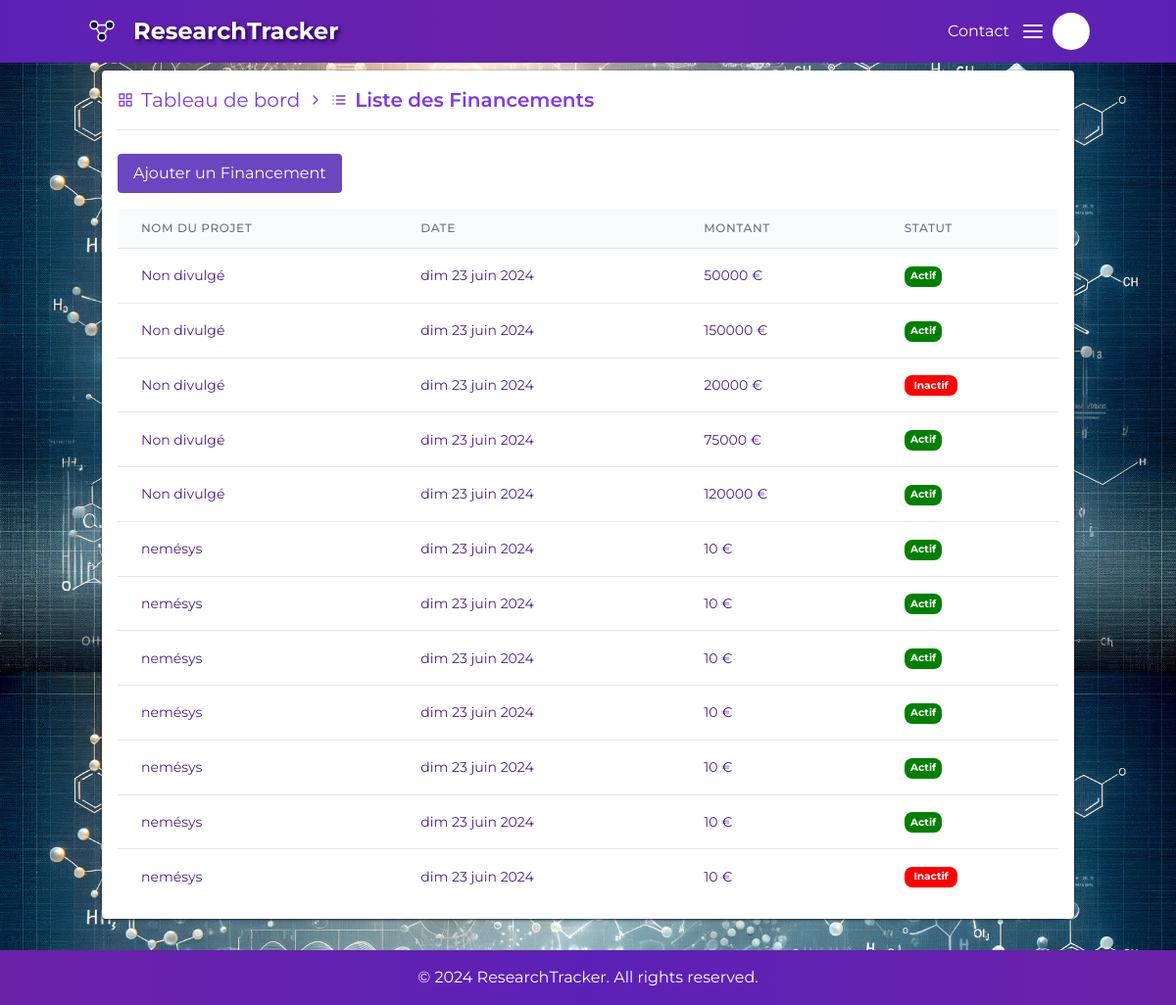
The app's page /fundings/list/ with its own data.
### fundings/models.py (models this page shows, shortened)
class Funding(models.Model):
    name = models.CharField(max_length=200)
    amount = models.IntegerField(default=10, validators=[MinValueValidator(10), MaxValueValidator(100000)])
    start_date = models.DateField(default=datetime.date.today)
    project = models.CharField(max_length=200, null=True, blank=True)
    user = models.ForeignKey(CustomUser, on_delete=models.CASCADE, null=True)
    active = models.BooleanField(default=True)
    class Meta:
        verbose_name = 'Donateur'
        verbose_name_plural = 'Donateurs'

### fundings/views.py (the view)
# urls.py: path('list/', FundingListView.as_view(), name='funding-list'),
class FundingListView(ListView):
    model = Funding
    template_name = 'fundings/funding-list.html'
    context_object_name = 'fundings'
    def get_context_data(self, **kwargs):
        context = super().get_context_data(**kwargs)
        context['form'] = FundingForm()  # Ajouter le formulaire au contexte
        return context

### fundings/templates/fundings/funding-list.html (shortened to what this page needs)
{% extends "base.html" %}
{% block content %}
    <div class="container mx-auto mt-2 mb-4 bg-white text-violet-900 rounded shadow shadow-gray-800 p-4">
        <nav class="flex items-center text-xl mb-4 t text-violet-600 space-x-2">
            <a href="{% url 'dashboard' %}" class="flex items-center hover:underline">
                <i data-feather="grid" class="mr-2 md-icon feather-icon"></i>Tableau de bord</a>
            <i data-feather="chevron-right" class="mr-2 md-icon feather-icon"></i>
            <i data-feather="list" class="mr-2 md-icon feather-icon"></i><span class="font-semibold">Liste des Financements</span>
        </nav>
        <hr class="my-2">
        <button id="openModalButton" class="btn-save my-4 ">Ajouter un Financement</button>
        <table class="min-w-full divide-y divide-gray-200">
            <thead>
            <tr>
                <th scope="col"
                    class="px-6 py-3 bg-gray-50 text-left text-xs font-medium text-gray-500 uppercase tracking-wider">
                    Nom du projet
                </th>
                <th scope="col"
                    class="px-6 py-3 bg-gray-50 text-left text-xs font-medium text-gray-500 uppercase tracking-wider">
                    Date
                </th>
                <th scope="col"
                    class="px-6 py-3 bg-gray-50 text-left text-xs font-medium text-gray-500 uppercase tracking-wider">
                    Montant
                </th>
                <th scope="col"
                    class="px-6 py-3 bg-gray-50 text-left text-xs font-medium text-gray-500 uppercase tracking-wider">
                    Statut
                </th>
            </tr>
            </thead>
            <tbody id="funding-list" class="bg-white divide-y divide-gray-200">
            {% for funding in fundings %}
                <tr class="hover:bg-gray-50 text-sm">
                    <td class="px-6 py-4 whitespace-nowrap">{{ funding.project|default_if_none:"Non divulgé" }}</td>
                    <td class="px-6 py-4 whitespace-nowrap">{{ funding.start_date|date:"D d F Y" }}</td>
                    <td class="px-6 py-4 whitespace-nowrap">{{ funding.amount }} €</td>
                    <td class="px-6 py-4 whitespace-nowrap">
                            <span class="{{ funding.active|yesno:'badge-active,badge-inactive' }}">
                                {{ funding.active|yesno:'Actif,Inactif' }}
                            </span>
                    </td>
                </tr>
            {% endfor %}
            </tbody>
        </table>
    </div>
{% endblock %}

### records on screen
Funding: project "Non divulgé", start_date "dim 23 juin 2024", amount "50000", active "Actif"
Funding: project "Non divulgé", start_date "dim 23 juin 2024", amount "150000", active "Actif"
Funding: project "Non divulgé", start_date "dim 23 juin 2024", amount "20000", active "Inactif"
Funding: project "Non divulgé", start_date "dim 23 juin 2024", amount "75000", active "Actif"
Funding: project "Non divulgé", start_date "dim 23 juin 2024", amount "120000", active "Actif"
Funding: project "nemésys", start_date "dim 23 juin 2024", amount "10", active "Actif"
Funding: project "nemésys", start_date "dim 23 juin 2024", amount "10", active "Actif"
Funding: project "nemésys", start_date "dim 23 juin 2024", amount "10", active "Actif"
Funding: project "nemésys", start_date "dim 23 juin 2024", amount "10", active "Actif"
Funding: project "nemésys", start_date "dim 23 juin 2024", amount "10", active "Actif"
Funding: project "nemésys", start_date "dim 23 juin 2024", amount "10", active "Actif"
Funding: project "nemésys", start_date "dim 23 juin 2024", amount "10", active "Inactif"
